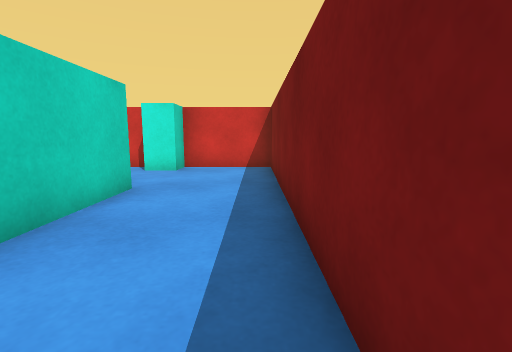
view 1 (above)

20 first-person views from a walk through a scene from a Unity 3-D project. The camera is 0.51 m above the floor, tilts 8° down and sees 85° across. The floor is counted in squares, 0.5 m on a side. Each view is taken from the middle of a square. On the plan, view 1 faces up. The plan holds only what a view shows up to about 11 squares ahead; the rest is blank.

view 2
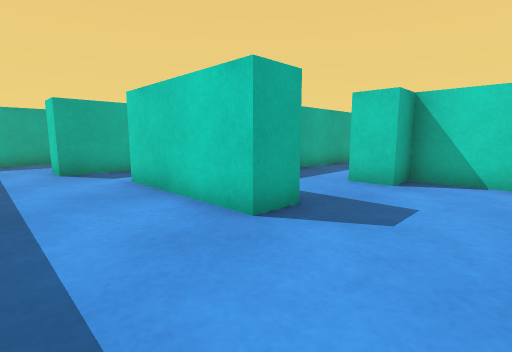

view 3
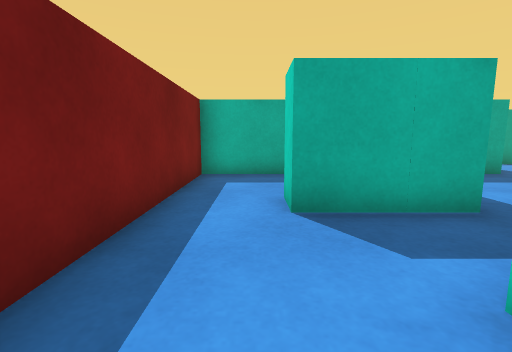

view 4
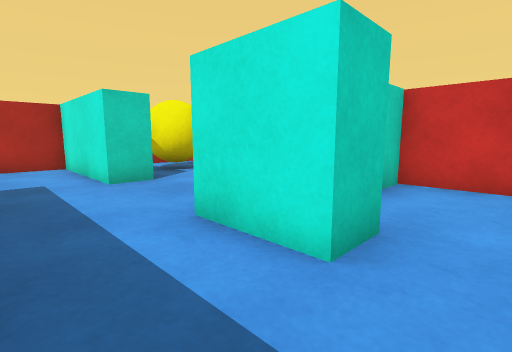

view 5
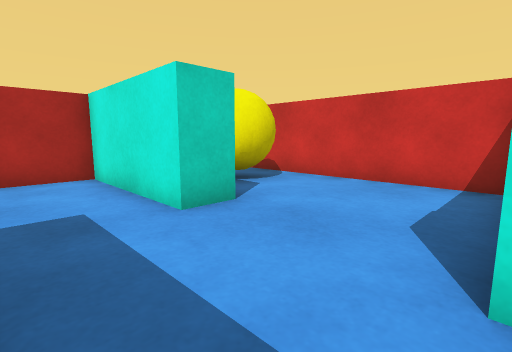

view 6
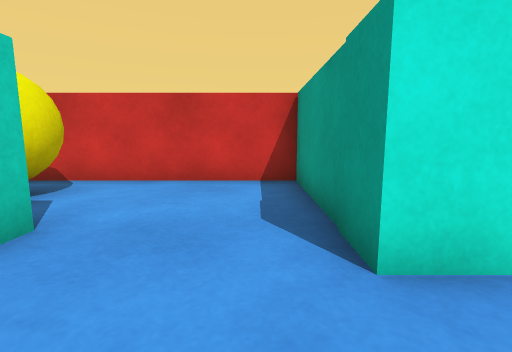

view 7
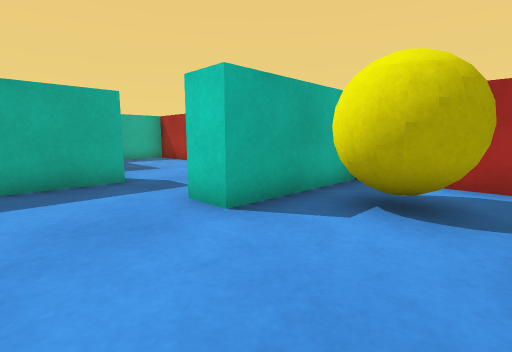

view 8
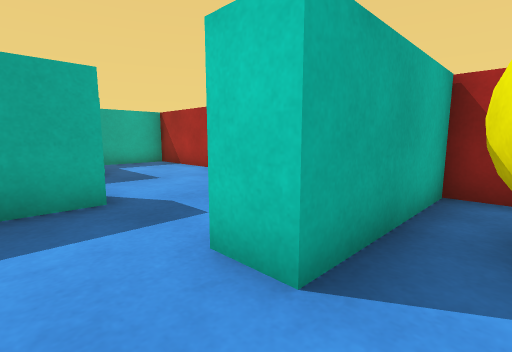

view 9
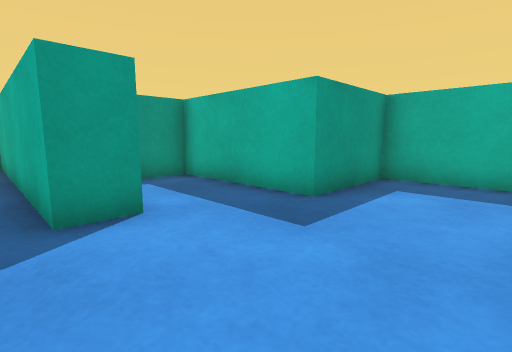

view 10
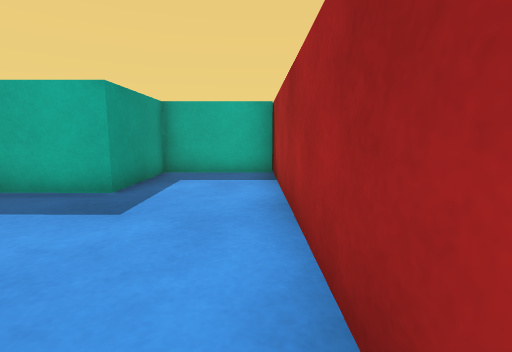

view 11
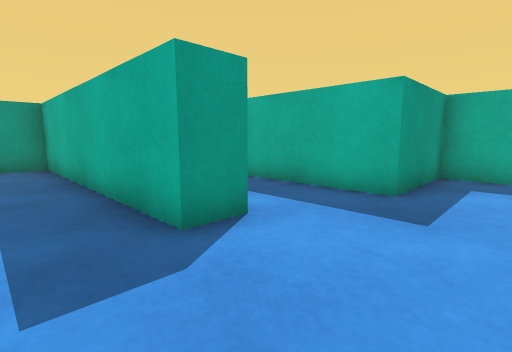

view 12
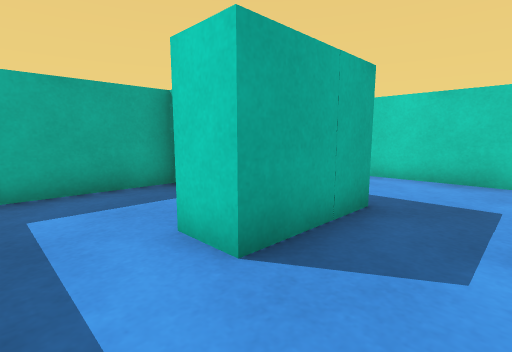

view 13
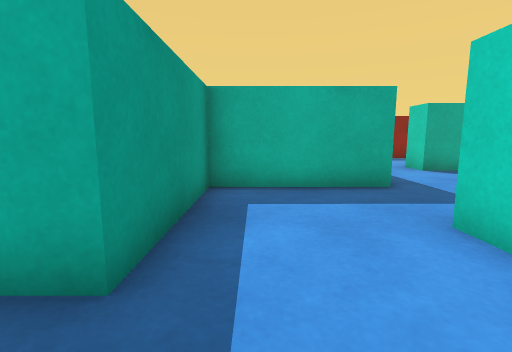

view 14
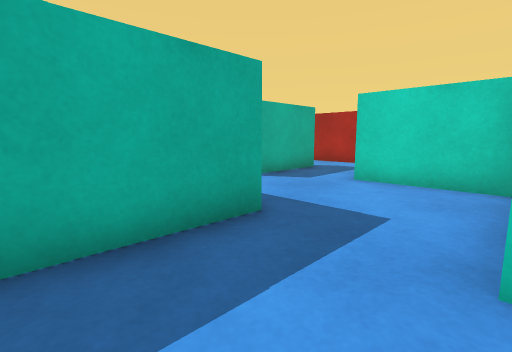

view 15
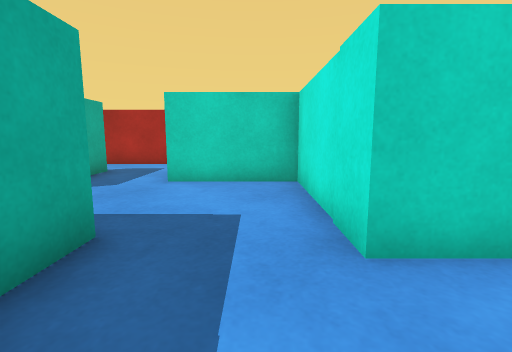

view 16
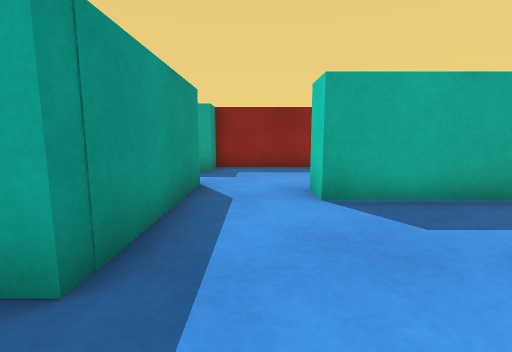

view 17
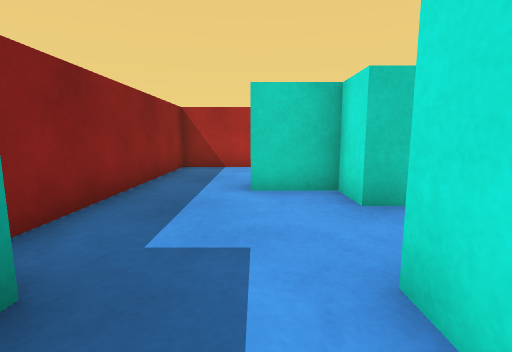

view 18
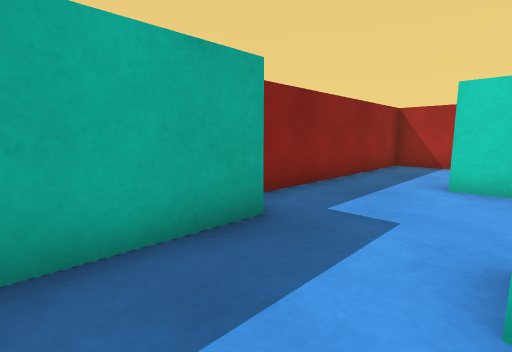

view 19
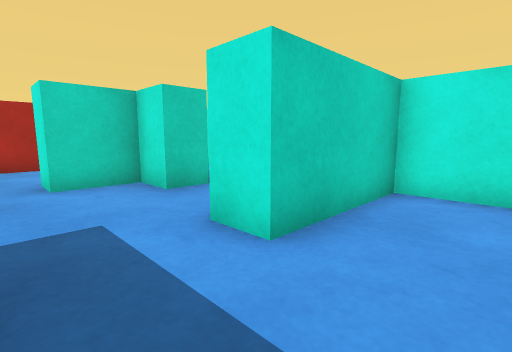

view 20
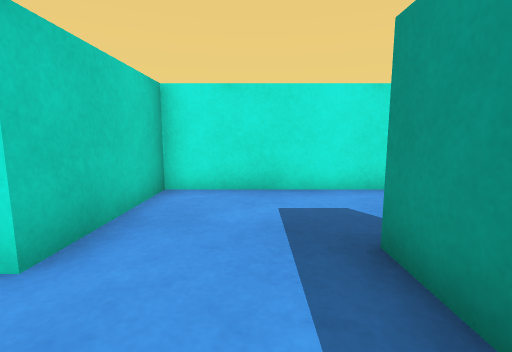

### Floor plan
Key: @ floor where view 1 was taken; # wall or solid block; . floor; O other object.
Columns run from 16 left of view 1 to 1 right of it. Each row starts with its distance up from view 1.
 10   ################
  9 #.O.....##...O...#
  8 #. OO...##.......#
  7 #. O....##.......#
  6 #####...##O......#
  5 #####...OOO..#...#
  4 #............#...#
  3 #............#...#
  2 #....#########...#
  1 #.......##.......#
  0 #.......##......@#
 -1 #...######..##O..#
 -2 #...######..# O..#
 -3 #...##......# ...#
 -4 ######......# ...#
 -5 # #  #..##########
 -6 #.......#######
 -7 #.......##....
 -8 #..OOOO.##....
 -9 #   OO..##..#
-10 #...OO......#
-11 #...........
-12 #.......####
-13 #########

Positions as (right, up) in squares from view 1, and headings:
1: (0, 0), facing up
2: (0, 8), facing down-left
3: (-1, 3), facing down
4: (-5, 3), facing up-left
5: (-8, 3), facing up-left
6: (-9, 3), facing up
7: (-9, 9), facing down-left
8: (-10, 7), facing down-left
9: (-15, 3), facing down-right
10: (-15, 4), facing down
11: (-14, 4), facing down-right
12: (0, 1), facing down-left
13: (-5, 1), facing down
14: (-5, -2), facing down-left
15: (-5, -3), facing left
16: (-9, -3), facing down
17: (-6, -10), facing left
18: (-5, -9), facing down-left
19: (-5, -11), facing up-left
20: (-5, -11), facing up
